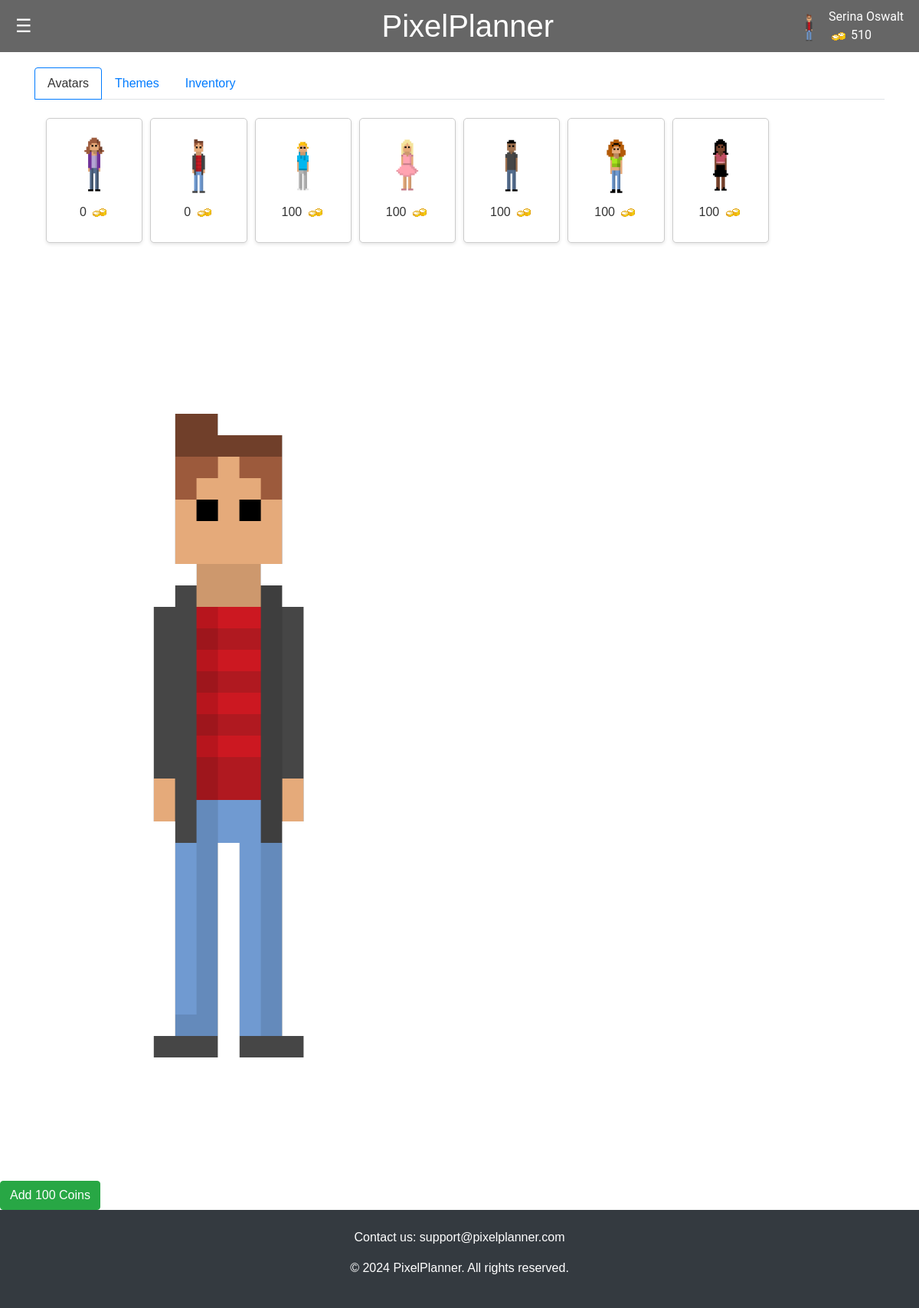
/shop (signed in), run on the app's committed database.
### app.py (models this page shows, shortened)
class User(db.Model):
    id = db.Column(db.Integer, primary_key=True)
    name = db.Column(db.String(100), nullable=False)
    email = db.Column(db.String(100), unique=True)
    password = db.Column(db.String(100))
    canvas_api_key = db.Column(db.String(255))
    course_codes_list = db.Column(db.String(255))  # New field for storing course codes
    avatar = db.Column(db.String(255))
    coins = db.Column(db.Integer)

class Item(db.Model):
    id = db.Column(db.Integer, primary_key=True)
    name = db.Column(db.String(100), nullable=False)
    price = db.Column(db.Integer, nullable=False)
    img = db.Column(db.String(255))

### app.py (the view)
@app.route('/shop')
def shop():
    if 'email' not in session:
        flash('Please log in to access the shop.')
        return redirect(url_for('login'))
    user = User.query.filter_by(email=session['email']).first()
    if not user:
        flash('User not found.')
        return redirect(url_for('login'))
    all_items = Item.query.all()
    unlocked_items = {ui.item.id for ui in user.user_items.all() if ui.unlocked}  # use .all() to fetch items
    items_for_display = [{
        'id': item.id,
        'name': item.name,
        'img': item.img,
        'price': item.price,
        'unlocked': item.id in unlocked_items
    } for item in all_items]
    return render_template('shop.html', user=user, items=items_for_display)

### templates/shop.html (shortened to what this page needs)
<!DOCTYPE html>
<html lang="en">
<head>
    <link rel="stylesheet" href="https://cdn.jsdelivr.net/npm/bootstrap@4.6.2/dist/css/bootstrap.min.css">
    <link rel="stylesheet" href="/static/css/styles.css">
</head>
<header>
    <div class="menu-icon" onmouseover="openNav()" onmouseout="closeNav()">&#9776;</div>
    <h1>PixelPlanner</h1>
    <div class="profile-info">
        <img src="{{ url_for('static', filename='images/' + user.avatar) }}" alt="User Avatar" class="avatar">
        <div class="player-info">
            <span class="player-name">{{session.get('user_name', 'Guest')}}</span>
            <span class="player-coins"><img src="{{ url_for('static', filename='images/coin.png') }}" alt="Coin"> {{
                user.coins }}</span>
</header>
<body>
    <div class="shop-layout">
        <div class="container">
            <ul class="nav nav-tabs" id="shopTabs">
                <li class="nav-item">
                    <a class="nav-link active" data-toggle="tab" href="#avatars">Avatars</a>
                </li>
                <li class="nav-item">
                    <a class="nav-link" data-toggle="tab" href="#themes">Themes</a>
                </li>
                <li class="nav-item">
                    <a class="nav-link" data-toggle="tab" href="#inventory">Inventory</a>
                </li>
            </ul>
            <div class="tab-content">
                <div id="avatars" class="container tab-pane active"><br>
                    <div class="shop-grid">
                        {% for item in items %}
                        <div class="shop-item {{ 'purchased' if item.unlocked else '' }}" data-item-id="{{ item.id }}"
                            data-name="{{ item.name }}" data-price="{{ item.price }}"
                            data-img="{{ url_for('static', filename='images/' + item.img) }}">
                            <img src="{{ url_for('static', filename='images/' + item.img) }}" alt="{{ item.name }}">
                            <p>{{ item.price }} <img src="{{ url_for('static', filename='images/coin.png') }}"
                                    alt="Coin"></p>
                        </div>
                        {% endfor %}
                    </div>
                </div>
            </div>
        </div>
    </div>
    <div class="user-avatar-large">
        <img src="{{ url_for('static', filename='images/' + user.avatar) }}" alt="User Avatar">
    </div>
<div>
    <form action="{{ url_for('add_coins') }}" method="post">
        <button type="submit" class="btn btn-success">Add 100 Coins</button>
    </form>
</div>
    <footer class="footer bg-dark text-white py-4">
        <div class="container text-center">
            <p>Contact us: support@pixelplanner.com</p>
            <p>&copy; 2024 PixelPlanner. All rights reserved.</p>
        </div>
    </footer>
</body>
</html>

### static/css/styles.css (style rules this page uses)
body, html { height: 100%; margin: 0; padding: 0; font-family: Arial, sans-serif; background-color: var(--bg-color); color: var(--text-color); }
body, html { margin: 0; padding: 0; font-family: Arial, sans-serif; }
header { display: flex; justify-content: space-between; align-items: center; background-color: var(--notification-text-color); padding: 10px 20px; position: relative; }
header h1 { margin: 0; flex-grow: 1; text-align: center; color: var(--bg-color) }
.menu-icon { cursor: pointer; font-size: 24px; color: var(--bg-color); }
.profile-info { display: flex; align-items: center; position: absolute; top: 10px; right: 20px; font-family: 'Roboto', sans-serif; color: var(--bg-color); }
.avatar { height: 50px; width: auto; border-radius: 50%; }
.player-info { display: flex; flex-direction: column; margin-left: 10px }
body { font-family: Arial, sans-serif; background-color: var(--bg-color); margin: 0; padding: 0; }
.shop-layout { display: flex; justify-content: left; padding: 20px; width: 100%; }
.shop-grid { display: grid; width: 100%; grid-template-columns: repeat(auto-fill, minmax(120px, 1fr)); gap: 10px; margin: 0 auto; }
.shop-item, .inventory-item { display: flex; flex-direction: column; align-items: center; justify-content: center; border: 1px solid #ccc; padding: 10px; border-radius: 5px; box-shadow: 0 2px 4px rgba(0,0,0,0.1); background-color: #fff; transition: border 0.3s ease-in-out; cursor: pointer; }
.shop-item img, .inventory-item img { height: 100px; max-width: 100%; }
.shop-item p img, .inventory-item p img { height: auto; width: auto; }
.user-avatar-large { flex: 1; width: 50%; display: flex; justify-content: center; align-items: center; }
.nav-tabs .nav-link.active { color: var(--text-color); background-color: var(--bg-color); border-color: #007bff; }
:root { --bg-color: #fff; --text-color: #333; --link-color: #007bff; --hover-bg-color: #cccccc; --hover-text-decoration: underline; --notification-text-color: #666; --border-color: #eee; }
a { color: var(--link-color); }

### data on the page
User: avatar (picture), get "Serina Oswalt", coins "510"
Item: img (picture), price "0"
Item: img (picture), price "0"
Item: img (picture), price "100"
Item: img (picture), price "100"
Item: img (picture), price "100"
Item: img (picture), price "100"
Item: img (picture), price "100"
